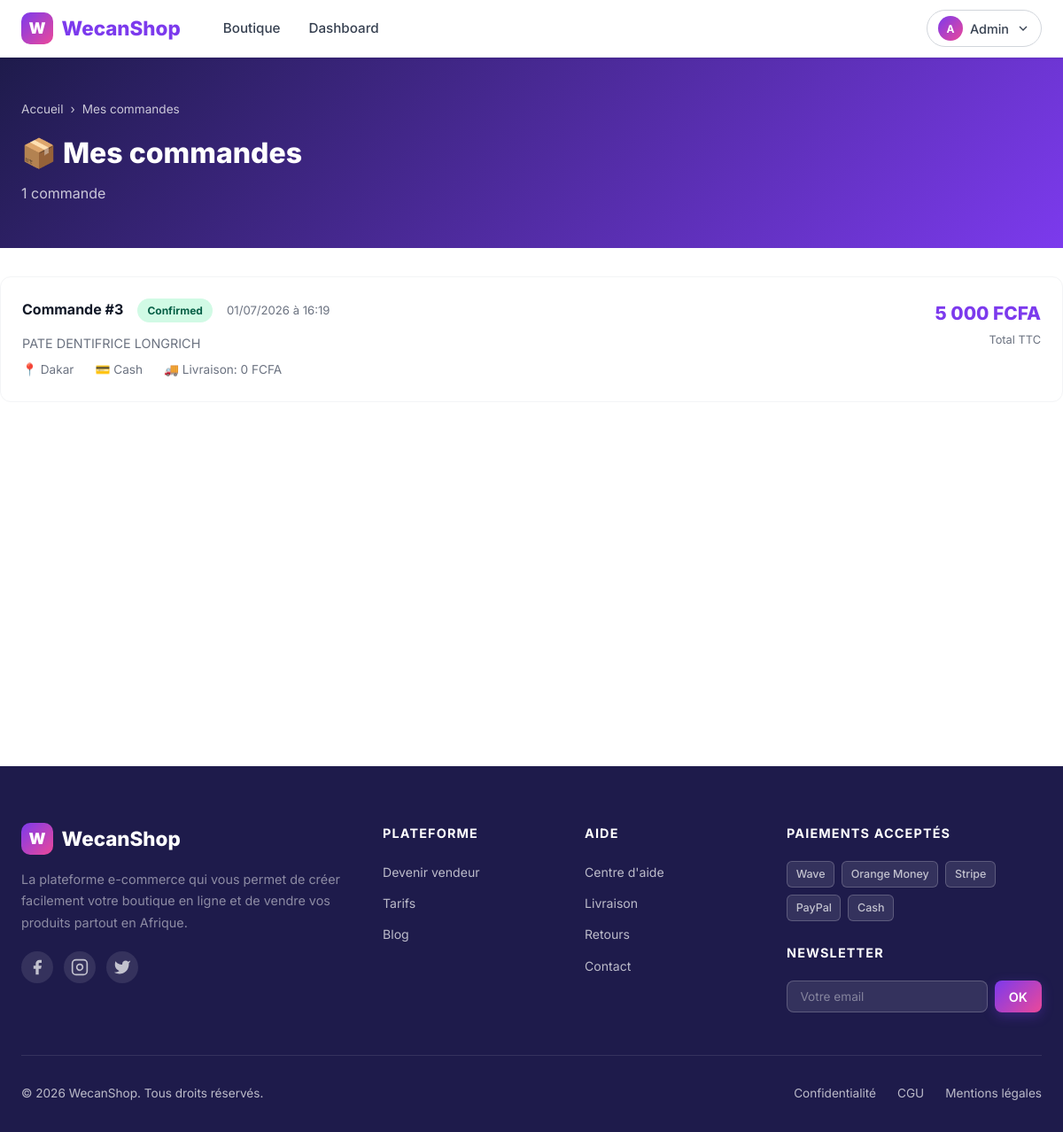
Screenshot of /orders.php (signed in) with the database file from the repository.
### tables this page shows
CREATE TABLE `orders` (
  `id` int(11) NOT NULL,
  `user_id` int(11) DEFAULT NULL,
  `customer_name` varchar(100) NOT NULL,
  `customer_email` varchar(150) NOT NULL,
  `customer_phone` varchar(20) DEFAULT NULL,
  `delivery_address` text NOT NULL,
  `city` varchar(100) DEFAULT NULL,
  `total` decimal(10,2) NOT NULL,
  `delivery_fee` decimal(10,2) DEFAULT 2500.00,
  `payment_method` enum('wave','orange_money','stripe','paypal','cash') DEFAULT 'cash',
  `payment_status` enum('pending','paid','failed') DEFAULT 'pending',
  `status` enum('pending','confirmed','shipping','delivered','cancelled') DEFAULT 'pending',
  `notes` text DEFAULT NULL,
  `created_at` timestamp NOT NULL DEFAULT current_timestamp()
);

### includes/functions.php (called while the page is built, shortened)
<?php
function formatPrice(float $price): string {
    return number_format($price, 0, ',', ' ') . ' FCFA';
}
function escape(string $str): string {
    return htmlspecialchars($str, ENT_QUOTES, 'UTF-8');
}

### orders.php (the view, shortened to what this page needs)
<?php
require_once __DIR__ . '/includes/header.php';
$stmt = $pdo->prepare("
    SELECT o.*, GROUP_CONCAT(oi.product_name SEPARATOR ', ') as products
    FROM orders o
    JOIN order_items oi ON o.id = oi.order_id
    WHERE o.user_id = ?
    GROUP BY o.id
    ORDER BY o.created_at DESC
");
$stmt->execute([$_SESSION['user_id']]);
$orders = $stmt->fetchAll();
?>
<div class="page-header">
    <div class="container">
        <div class="breadcrumb"><a href="<?= SITE_URL ?>">Accueil</a> › <span>Mes commandes</span></div>
        <h1>📦 Mes commandes</h1>
        <p><?= count($orders) ?> commande<?= count($orders) > 1 ? 's' : '' ?></p>
    </div>
</div>
<div class="container" style="padding:2rem 0">
    <?php if (empty($orders)): ?>
    <div class="empty-state" style="padding:5rem 0">
        <div class="empty-state-icon">📦</div>
        <h3>Aucune commande</h3>
        <p>Vous n'avez pas encore passé de commandes.</p>
        <a href="<?= SITE_URL ?>/index.php" class="btn btn-primary btn-lg">Retour à l'accueil</a>
    </div>
    <?php else: ?>
    <div style="display:flex;flex-direction:column;gap:1rem">
        <?php foreach ($orders as $order): ?>
        <div class="card" style="margin:0">
            <div style="display:grid;grid-template-columns:1fr auto;gap:1rem;align-items:start">
                <div>
                    <div style="display:flex;align-items:center;gap:1rem;margin-bottom:.75rem;flex-wrap:wrap">
                        <strong style="font-size:1rem">Commande #<?= $order['id'] ?></strong>
                        <span class="badge badge-<?= $order['status'] ?>"><?= ucfirst($order['status']) ?></span>
                        <span style="font-size:.82rem;color:var(--gray-500)"><?= date('d/m/Y à H:i', strtotime($order['created_at'])) ?></span>
                    </div>
                    <p style="color:var(--gray-500);font-size:.9rem;margin-bottom:.5rem"><?= escape($order['products']) ?></p>
                    <div style="display:flex;gap:1.5rem;font-size:.85rem;color:var(--gray-500)">
                        <span>📍 <?= escape($order['city']) ?></span>
                        <span>💳 <?= ucfirst(str_replace('_', ' ', $order['payment_method'])) ?></span>
                        <span>🚚 Livraison: <?= formatPrice($order['delivery_fee']) ?></span>
                    </div>
                </div>
                <div style="text-align:right">
                    <div style="font-size:1.3rem;font-weight:800;color:var(--primary)"><?= formatPrice($order['total']) ?></div>
                    <div style="font-size:.8rem;color:var(--gray-500);margin-top:.25rem">Total TTC</div>
                </div>
            </div>
        </div>
        <?php endforeach; ?>
    </div>
    <?php endif; ?>
</div>
<?php require_once __DIR__ . '/includes/footer.php'; ?>

### assets/css/style.css (style rules this page uses)
:root { --primary: #7C3AED; --primary-dark: #5B21B6; --primary-light: #EDE9FE; --secondary: #EC4899; --accent: #06B6D4; --success: #10B981; --warning: #F59E0B; --danger: #EF4444; --dark: #1E1B4B; --gray-900: #111827; --gray-700: #374151; --gray-500: #6B7280; --gray-300: #D1D5DB; --gray-100: #F3F4F6; --white: #FFFFFF; --gradient: linear-gradient(135deg, #7C3AED 0%, #EC4899 100%); --gradient-soft: linear-gradient(135deg, #EDE9FE 0%, #FCE7F3 100%); --shadow-sm: 0 1px 3px rgba(0,0,0,.08); --shadow: 0 4px 16px rgba(0,0,0,.1); --shadow-lg: 0 10px 40px rgba(0,0,0,.15); --radius: 12px; --radius-sm: 8px; --radius-lg: 20px; --transition: all .2s ease; }
*, *::before, *::after { box-sizing: border-box; margin: 0; padding: 0; }
html { scroll-behavior: smooth; }
body { font-family: 'Inter', -apple-system, sans-serif; color: var(--gray-900); background: var(--white); line-height: 1.6; -webkit-font-smoothing: antialiased; }
a { color: inherit; text-decoration: none; }
.container { max-width: 1200px; margin: 0 auto; padding: 0 1.5rem; }
.card { background: white; border-radius: var(--radius); padding: 1.5rem; border: 1px solid var(--gray-100); margin-bottom: 1.5rem; }
.badge { display: inline-flex; align-items: center; padding: .25rem .7rem; border-radius: 40px; font-size: .75rem; font-weight: 700; }
.badge-confirmed { background: #D1FAE5; color: #065F46; }
.page-header { background: linear-gradient(135deg, var(--dark) 0%, var(--primary) 100%); color: white; padding: 3rem 0; margin-bottom: 0; }
.page-header h1 { font-size: 2rem; font-weight: 800; margin-bottom: .5rem; }
.page-header p { opacity: .75; }
.breadcrumb { display: flex; align-items: center; gap: .5rem; font-size: .85rem; opacity: .75; margin-bottom: .75rem; }

### rows the page displays
orders: id "3", status "Confirmed", created_at "01/07/2026 à 16:19", products "PATE DENTIFRICE LONGRICH", city "Dakar", payment_method "Cash", delivery_fee "0 FCFA", total "5 000 FCFA"

### other values shown
$navBrandLetter "W"
$navBrandName "WecanShop"
substr($_SESSION['user_name'] ?? 'U', 0, 1) "A"
explode(' ', $_SESSION['user_name'] ?? '')[0] "Admin"
count($orders) "1"
